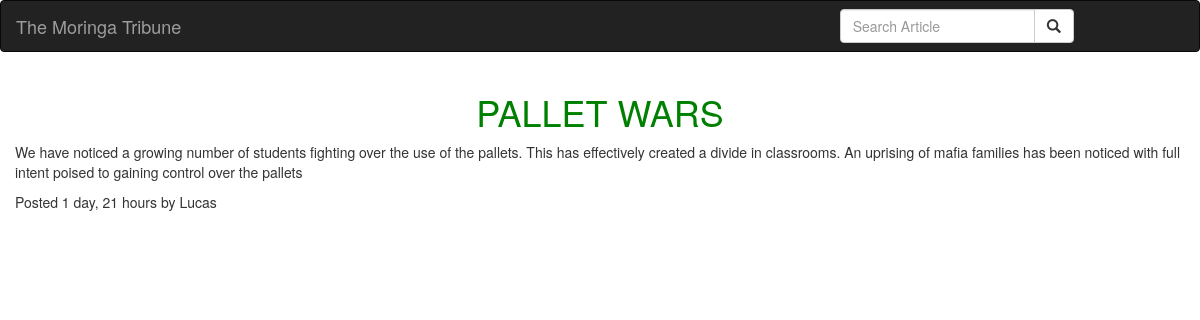
The app's page /article/2 with its own data.
### news/models.py (models this page shows, shortened)
class Article(models.Model):
    title = models.CharField(max_length = 60)
    post = models.TextField()
    editor = models.ForeignKey(Editor)
    tag = models.ManyToManyField(tag)
    pub_date = models.DateTimeField(auto_now_add=True)
    article_image = models.ImageField(upload_to = 'articles/')

class Editor(models.Model):
    first_name = models.CharField(max_length = 30)
    last_name = models.CharField(max_length = 30)
    email = models.EmailField()
    phone_number = models.CharField(max_length = 10, blank = True)
    class Meta:
        ordering = ['first_name']

### news/views.py (the view)
# urls.py: url(r'^article/(\d+)',views.article,name='article')
def article(request, article_id):
    try:
        article = Article.objects.get(id = article_id)
    except DoesNotExist:
        raise Http404()
    return render(request,'all-news/article.html', {"article":article})

### news/templates/all-news/article.html (shortened to what this page needs)
{%extends 'all-news/base.html'%}
 {% block content %}
 <div class="container">
   <div class="row">
     <h1 class="text-center">{{article.title}}</h1>
   </div>
   <div class="row">
     <p>{{article.post}}</p>
   </div>
   <div class="row">
     <p>Posted {{article.pub_date|timesince}} by {{article.editor.first_name}}</p>
   </div>
 </div>
 {% endblock %}

### static/css/basenews.css (style rules this page uses)
h1 { color: green; }

### records on screen
Article: title "PALLET WARS", post "We have noticed a growing number of students fighting over the use of the pallets. This has effectively created a divide in classrooms. An uprising of mafia families has been noticed with full intent poised to gaining control over the pallets", pub_date "1 day, 21 hours", editor.first_name "Lucas"
